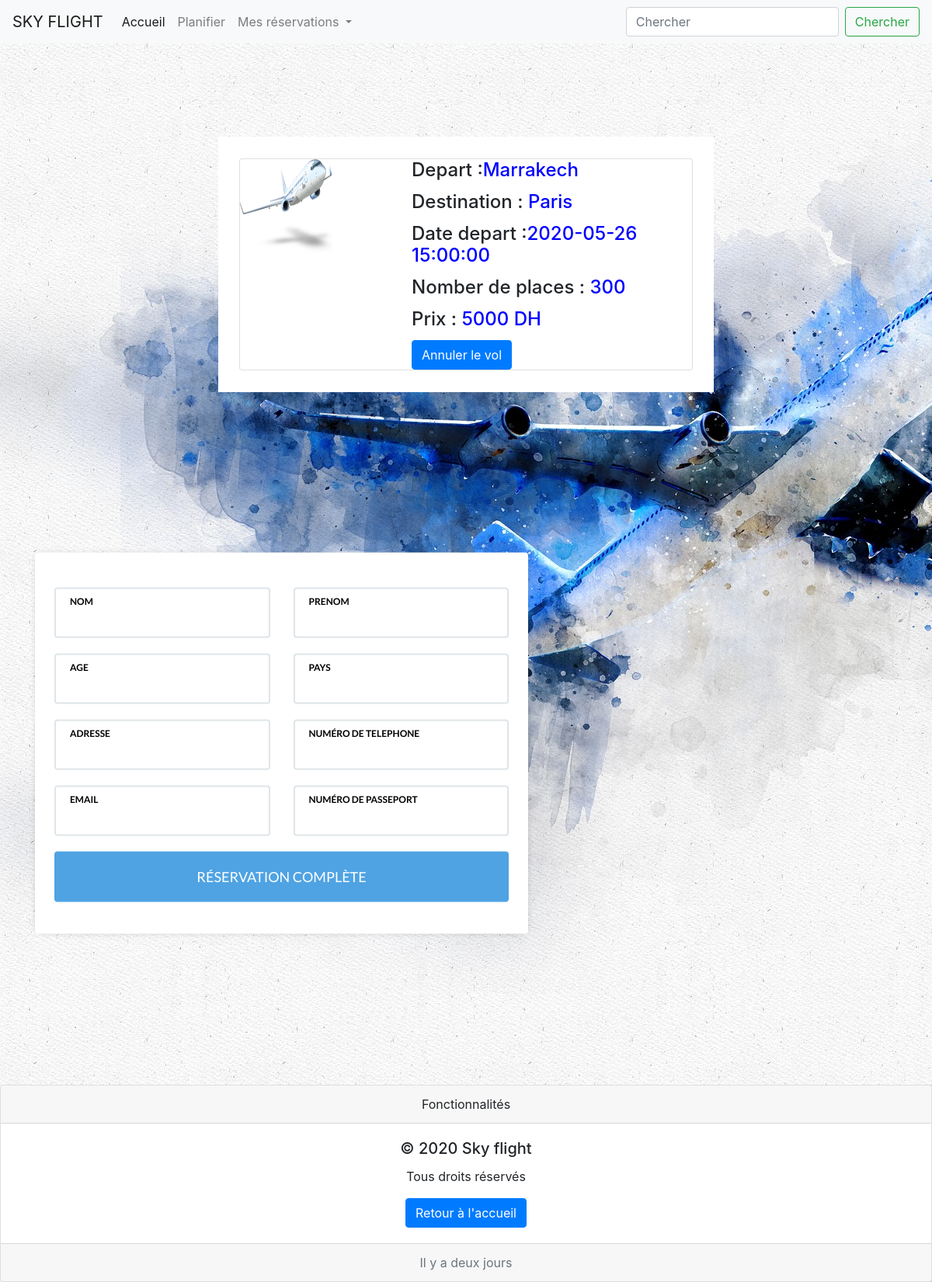
The app's page /reservation.php?id=2 with its own data.
### tables this page shows
CREATE TABLE IF NOT EXISTS `vols` (
  `id` int(11) NOT NULL AUTO_INCREMENT,
  `depart` varchar(254) DEFAULT NULL,
  `destination` varchar(254) DEFAULT NULL,
  `date_depart` timestamp NULL DEFAULT NULL,
  `num_place` int(11) DEFAULT NULL,
  `prix` int(11) DEFAULT NULL,
  PRIMARY KEY (`id`)
);

### reservation.php (the view, shortened to what this page needs)
<?php
include('dbconnection.php');
?>
<html lang="en">
<head>
	<link type="text/css" rel="stylesheet" href="css/style.css" />
	<link rel="stylesheet" href="https://stackpath.bootstrapcdn.com/bootstrap/4.4.1/css/bootstrap.min.css">
</head>
<body>
	<nav class="navbar navbar-expand-lg navbar-light bg-light">
		<a class="navbar-brand" href="#">SKY FLIGHT</a>
		<div class="collapse navbar-collapse" id="navbarSupportedContent">
			<ul class="navbar-nav mr-auto">
				<li class="nav-item active">
					<a class="nav-link" href="index.html">Accueil <span class="sr-only">(current)</span></a>
				</li>
				<li class="nav-item">
					<a class="nav-link" href="#">Planifier</a>
				</li>
				<li class="nav-item dropdown">
					<a class="nav-link dropdown-toggle" href="#" id="navbarDropdown" role="button" data-toggle="dropdown" aria-haspopup="true" aria-expanded="false">
						Mes réservations
					</a>
				</li>
			</ul>
			<form class="form-inline my-2 my-lg-0">
				<input class="form-control mr-sm-2" type="search" placeholder="Chercher" aria-label="Search">
				<button class="btn btn-outline-success my-2 my-sm-0" type="submit">Chercher</button>
			</form>
		</div>
	</nav>
	<div class="flex">
		<section class="t">
			<div class="container py-3">
				<div class="card">
					<div class="row ">
						<div class="col-md-4">
							<img class="plane" src="img/580b585b2edbce24c47b2d14.png" class="w-100">
						</div>
						<div class="col-md-8 px-3">
							<div class="card-block px-3">
								<?php
								$id = $_GET['id'];
								$query = "SELECT * FROM vols WHERE id=?";
								$stmt = $conn->prepare($query);
								$stmt->bind_param("i", $id);
								$stmt->execute();
								$result = $stmt->get_result();
								$row = $result->fetch_assoc();
								?>
								<h4 class="card-title">Depart :<span style="color:blue"><?= $row['depart']; ?></span></h4>
								<h4 class="card-title">Destination : <span style="color:blue"><?= $row['destination']; ?></span></h4>
								<h4 class="card-title">Date depart :<span style="color:blue"><?= $row['date_depart']; ?>  </span> </h4>
								<h4 class="card-title">Nomber de places : <span style="color:blue"><?= $row['num_place'];; ?></span></h4>
								<h4 class="card-title">Prix : <span style="color:blue"><?= $row['prix']; ?> DH</span> </h4>
								<a href="index.php" class="btn btn-primary">Annuler le vol</a>
							</div>
						</div>
					</div>
				</div>
			</div>
	</div>
	<div id="booking" class="section">
		<div class="section-center">
			<div class="container">
				<div class="row">
					<div class="col-md-7 col-md-offset-1">
						<div class="booking-form">
							<form action="reservation-back.php" method="POST">
								<div class="row">
									<div class="col-md-6">
										<div class="form-group">
											<span class="form-label">Nom</span>
											<input class="form-control" name="nom" type="text">
										</div>
									</div>
									<div class="col-md-6">
										<div class="form-group">
											<span class="form-label">Prenom</span>
											<input class="form-control" name="prenom" type="text">
										</div>
									</div>
								</div>
								<div class="row">
									<div class="col-md-6">
										<div class="form-group">
											<span class="form-label">Age</span>
											<input class="form-control" name="age" type="number" required>
										</div>
									</div>
									<div class="col-md-6">
										<div class="form-group">
											<span class="form-label">Pays </span>
											<input class="form-control" name="pays" type="text">
										</div>
									</div>
									<div class="col-md-6">
										<div class="form-group">
											<span class="form-label">Adresse </span>
											<input class="form-control" name="adresse" type="text">
										</div>
									</div>
									<div class="col-md-6">
										<div class="form-group">
											<span class="form-label">Numéro de telephone </span>
											<input class="form-control" name="tele" type="number">
										</div>
									</div>
									<div class="col-md-6">
										<div class="form-group">
											<span class="form-label">Email </span>
											<input class="form-control" name="email" type="email">
										</div>
									</div>
									<div class="col-md-6">
										<div class="form-group">
											<span class="form-label">Numéro de passeport </span>
											<input class="form-control" name="passeport" type="number">
										</div>
									</div>
								</div>
								<div class="form-btn">
									<button type="submit" name="add" class="submit-btn">
									Réservation complète
									</button>
								</div>
							</form>
						</div>
					</div>
				</div>
			</div>
		</div>
	</div>
	<div class="card text-center">
        <div class="card-header">
            Fonctionnalités
        </div>
        <div class="card-body">
            <h5 class="card-title">© 2020 Sky flight </h5>
            <p class="card-text">Tous droits réservés </p>
            <a href="index.php" class="btn btn-primary">Retour à l'accueil</a>
        </div>
        <div class="card-footer text-muted">
            Il y a deux jours
        </div>
    </div>
</body>
</html>

### css/style.css (style rules this page uses)
body { background-image: url('../img/01.jpg'); }
.section { position: relative; height: 110vh; }
.section .section-center { position: absolute; top: 50%; left: 0; right: 0; -webkit-transform: translateY(-50%); transform: translateY(-50%); }
#booking { font-family: 'Lato', sans-serif; background-size: cover; background-position: center; color: #191a1e; }
.booking-form { position: relative; background: #fff; max-width: 642px; width: 100%; margin: auto; padding: 45px 25px 25px; border-radius: 4px; -webkit-box-shadow: 0px 0px 10px -5px rgba(0, 0, 0, 0.4); box-shadow: 0px 0px 10px -5px rgba(0, 0, 0, 0.4); }
.booking-form .form-group { position: relative; margin-bottom: 20px; }
.booking-form .form-control { background-color: #fff; height: 65px; padding: 0px 15px; padding-top: 24px; color: #191a1e; border: 2px solid #dfe5e9; font-size: 16px; font-weight: 700; -webkit-box-shadow: none; box-shadow: none; border-radius: 4px; -webkit-transition: 0.2s all; transition: 0.2s all; }
.booking-form .form-control::placeholder { color: #dfe5e9; }
.booking-form .form-label { position: absolute; top: 6px; left: 20px; font-weight: 700; text-transform: uppercase; line-height: 24px; height: 24px; font-size: 12px; color: #000000; }
.booking-form .submit-btn { color: #fff; background-color: #4fa3e3; font-weight: 400; height: 65px; font-size: 18px; border: none; width: 100%; border-radius: 4px; text-transform: uppercase }
.flex { display: flex; justify-content: space-around; align-items: center; flex-wrap: wrap; }
.t { background: #fff; margin: 10% 2% 1% 2%; padding: 1%; }
.plane { width: 120px; height: 120px; }
.container { padding: 2rem 0rem; }
h4 { margin: 2rem 0rem 1rem; }

### records on screen
vols: depart "Marrakech", destination "Paris", date_depart "2020-05-26 15:00:00", num_place "300", prix "5000"
